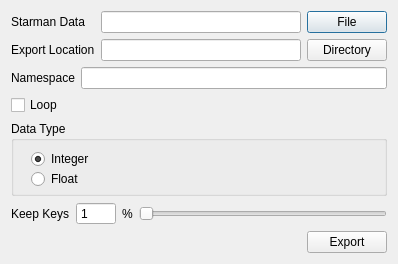
<?xml version="1.0" encoding="UTF-8"?>
<ui version="4.0">
 <class>Dialog</class>
 <widget class="QDialog" name="Dialog">
  <property name="geometry">
   <rect>
    <x>0</x>
    <y>0</y>
    <width>381</width>
    <height>241</height>
   </rect>
  </property>
  <property name="windowTitle">
   <string>Starman Exporter</string>
  </property>
  <layout class="QGridLayout" name="gridLayout_3">
   <item row="0" column="0">
    <layout class="QVBoxLayout" name="verticalLayout">
     <item>
      <layout class="QGridLayout" name="gridLayout">
       <item row="0" column="2">
        <widget class="QPushButton" name="btn_file">
         <property name="text">
          <string>File</string>
         </property>
        </widget>
       </item>
       <item row="0" column="0">
        <widget class="QLabel" name="label">
         <property name="text">
          <string>Starman Data</string>
         </property>
        </widget>
       </item>
       <item row="0" column="1">
        <widget class="QLineEdit" name="s_sman_data">
         <property name="minimumSize">
          <size>
           <width>200</width>
           <height>0</height>
          </size>
         </property>
        </widget>
       </item>
       <item row="1" column="0">
        <widget class="QLabel" name="label_5">
         <property name="text">
          <string>Export Location</string>
         </property>
        </widget>
       </item>
       <item row="1" column="1">
        <widget class="QLineEdit" name="s_export_loc"/>
       </item>
       <item row="1" column="2">
        <widget class="QPushButton" name="btn_directory">
         <property name="text">
          <string>Directory</string>
         </property>
        </widget>
       </item>
      </layout>
     </item>
     <item>
      <layout class="QHBoxLayout" name="horizontalLayout">
       <item>
        <widget class="QLabel" name="label_2">
         <property name="text">
          <string>Namespace</string>
         </property>
        </widget>
       </item>
       <item>
        <widget class="QLineEdit" name="s_namespace"/>
       </item>
      </layout>
     </item>
     <item>
      <layout class="QHBoxLayout" name="horizontalLayout_3">
       <item>
        <widget class="QCheckBox" name="cb_loop">
         <property name="text">
          <string>Loop</string>
         </property>
        </widget>
       </item>
      </layout>
     </item>
     <item>
      <layout class="QHBoxLayout" name="horizontalLayout_2">
       <item>
        <widget class="QGroupBox" name="groupBox">
         <property name="minimumSize">
          <size>
           <width>0</width>
           <height>75</height>
          </size>
         </property>
         <property name="title">
          <string>Data Type</string>
         </property>
         <property name="flat">
          <bool>false</bool>
         </property>
         <property name="checkable">
          <bool>false</bool>
         </property>
         <property name="checked">
          <bool>false</bool>
         </property>
         <widget class="QRadioButton" name="radio_integer">
          <property name="geometry">
           <rect>
            <x>20</x>
            <y>30</y>
            <width>89</width>
            <height>16</height>
           </rect>
          </property>
          <property name="text">
           <string>Integer</string>
          </property>
          <property name="checked">
           <bool>true</bool>
          </property>
         </widget>
         <widget class="QRadioButton" name="radio_float">
          <property name="geometry">
           <rect>
            <x>20</x>
            <y>50</y>
            <width>89</width>
            <height>16</height>
           </rect>
          </property>
          <property name="text">
           <string>Float</string>
          </property>
         </widget>
        </widget>
       </item>
      </layout>
     </item>
     <item>
      <layout class="QGridLayout" name="gridLayout_2">
       <item row="0" column="3">
        <widget class="QSlider" name="horizontalSlider">
         <property name="minimum">
          <number>1</number>
         </property>
         <property name="maximum">
          <number>100</number>
         </property>
         <property name="orientation">
          <enum>Qt::Horizontal</enum>
         </property>
        </widget>
       </item>
       <item row="0" column="0">
        <widget class="QLabel" name="label_3">
         <property name="text">
          <string>Keep Keys</string>
         </property>
        </widget>
       </item>
       <item row="0" column="1">
        <widget class="QSpinBox" name="i_reduce_keys">
         <property name="minimumSize">
          <size>
           <width>40</width>
           <height>0</height>
          </size>
         </property>
         <property name="buttonSymbols">
          <enum>QAbstractSpinBox::NoButtons</enum>
         </property>
         <property name="minimum">
          <number>1</number>
         </property>
         <property name="maximum">
          <number>100</number>
         </property>
        </widget>
       </item>
       <item row="0" column="2">
        <widget class="QLabel" name="label_4">
         <property name="text">
          <string>%</string>
         </property>
        </widget>
       </item>
      </layout>
     </item>
     <item>
      <layout class="QGridLayout" name="gridLayout_4">
       <item row="0" column="0">
        <spacer name="horizontalSpacer">
         <property name="orientation">
          <enum>Qt::Horizontal</enum>
         </property>
         <property name="sizeHint" stdset="0">
          <size>
           <width>40</width>
           <height>20</height>
          </size>
         </property>
        </spacer>
       </item>
       <item row="0" column="1">
        <widget class="QPushButton" name="btn_export">
         <property name="text">
          <string>Export</string>
         </property>
        </widget>
       </item>
      </layout>
     </item>
    </layout>
   </item>
  </layout>
 </widget>
 <resources/>
 <connections>
  <connection>
   <sender>horizontalSlider</sender>
   <signal>valueChanged(int)</signal>
   <receiver>i_reduce_keys</receiver>
   <slot>setValue(int)</slot>
   <hints>
    <hint type="sourcelabel">
     <x>157</x>
     <y>182</y>
    </hint>
    <hint type="destinationlabel">
     <x>99</x>
     <y>185</y>
    </hint>
   </hints>
  </connection>
  <connection>
   <sender>i_reduce_keys</sender>
   <signal>valueChanged(int)</signal>
   <receiver>horizontalSlider</receiver>
   <slot>setValue(int)</slot>
   <hints>
    <hint type="sourcelabel">
     <x>91</x>
     <y>194</y>
    </hint>
    <hint type="destinationlabel">
     <x>188</x>
     <y>194</y>
    </hint>
   </hints>
  </connection>
 </connections>
</ui>
